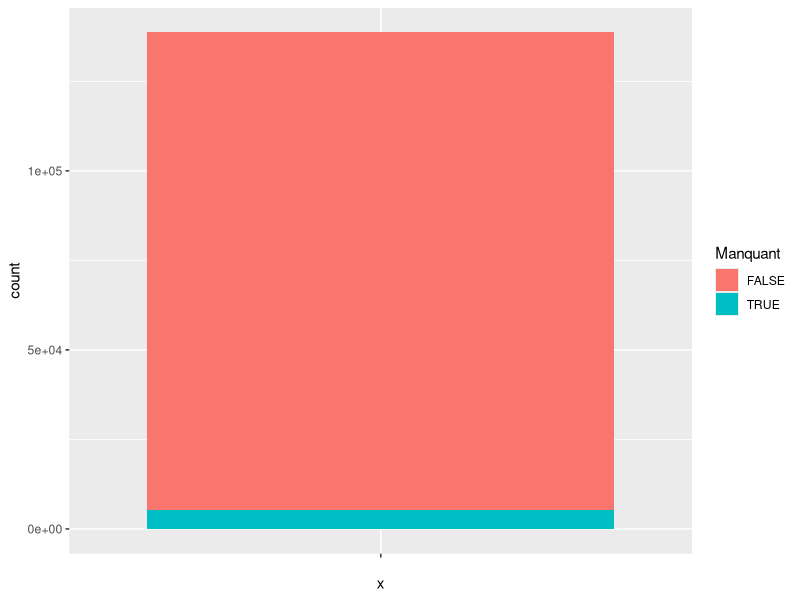
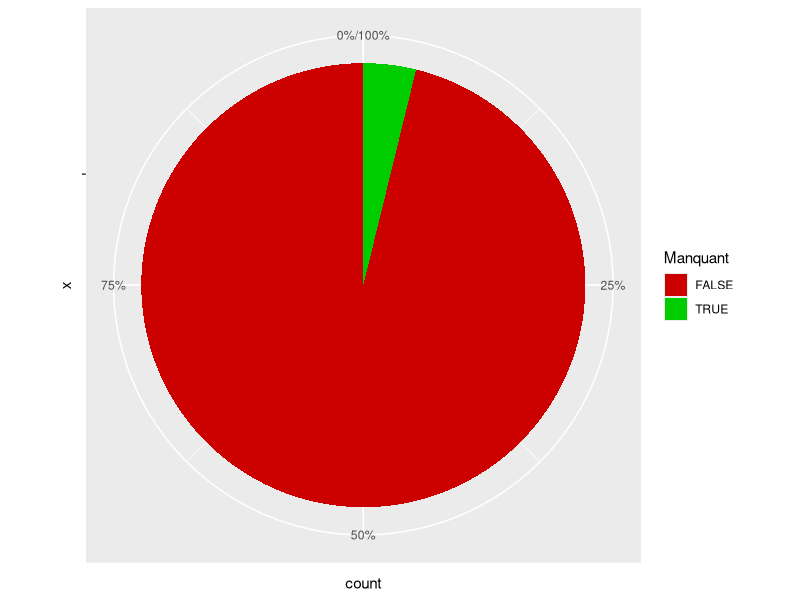
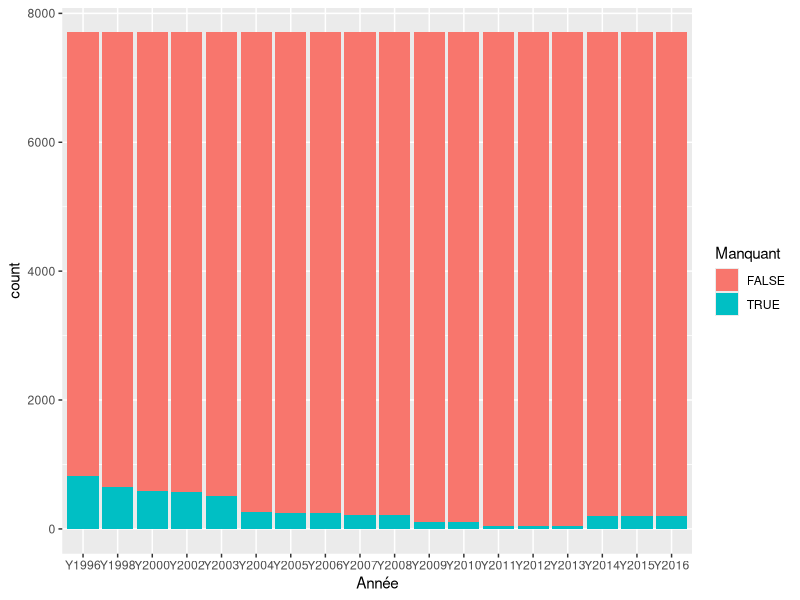
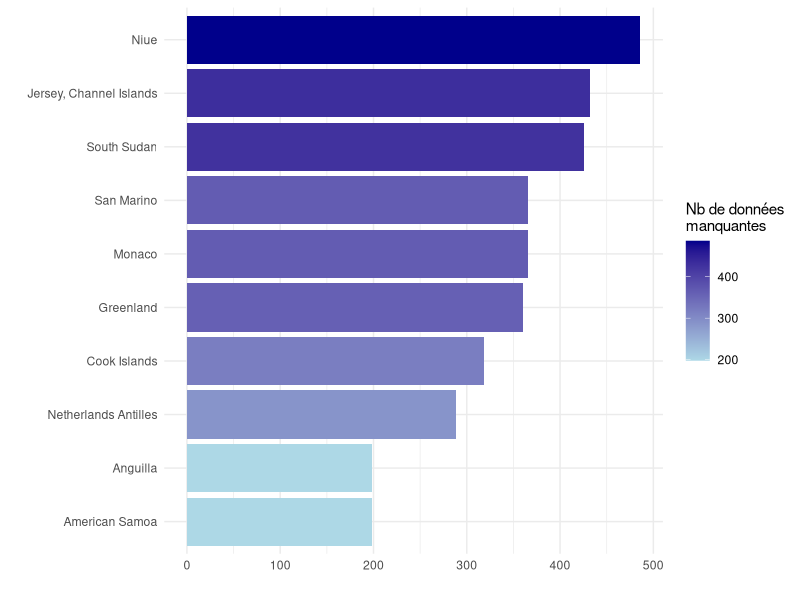

Here is the R script that generated these plots, in order:
## ---- chunk 1
knitr::opts_chunk$set(eval = TRUE,
                      fig.align = "center", 
                      warning = FALSE, 
                      message = FALSE)
## ---- chunk 2
library(tidyverse)
valeurs = read_delim("WGIValues.csv", delim = ";")
valeurs_long = valeurs %>%
  pivot_longer(
    cols = !c(CountryCode, SerieCode, TypeCode),
    names_to = "Année",
    values_to = "Valeur"
  )
## ---- chunk 3
valeurs_long_bis = valeurs_long %>%
  mutate(Manquant = is.na(Valeur))
## ---- chunk 4
ggplot(valeurs_long_bis, aes(x = "", fill = Manquant)) +
  geom_bar()  
## ---- chunk 5
library(scales)
ggplot(valeurs_long_bis, aes(x = "", fill = Manquant)) +
  geom_bar(position = "fill", width = 1) +
  scale_y_continuous(labels = percent) +
  coord_polar(theta = "y") +
  scale_fill_manual(values = c("red3", "green3"))
## ---- chunk 6
ggplot(valeurs_long_bis, 
       aes(x = Année, fill = Manquant)) +
  geom_bar() 
## ---- chunk 7
# Récupération des noms de pays
pays = read_delim("WGICountry.csv", delim = ";")

valeurs_long_bis %>%
  # Jointure pour avoir les noms de pays
  inner_join(pays) %>%
  # Regroupement par pays
  group_by(CountryName) %>%
  # Calcul du nombre de données manquantes
  summarise(nbManquant = sum(Manquant)) %>%
  # Tri par ordre décroissant
  arrange(desc(nbManquant)) %>%
  # On prend que les 10 premiers
  # Et on stocke dans une variable
  head(10) -> topManquant

# Chargement de la library forcats (pour tri)
library(forcats)

# TOP 10 représenté graphiquement
ggplot(topManquant, 
       aes(x = nbManquant, 
           y = fct_reorder(CountryName, nbManquant),
           fill = nbManquant)) +
  geom_bar(stat = "identity") +
  theme_minimal() +
  labs(y = "", x = "", 
       fill = "Nb de données\nmanquantes") +
  scale_fill_gradient(low = "lightblue",
                      high = "darkblue")
